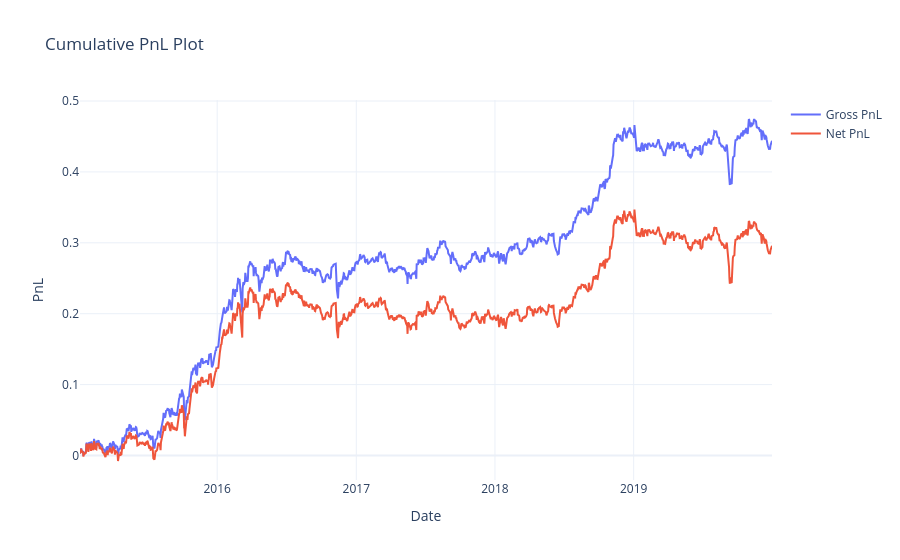

The code cell stored with this chart in its notebook:
### Code cell
# 1. Get flat predictions from your trained XGBoost model
print("Generating ML Predictions...")
val_preds = xgb_model.predict(X_val)

# 2. Reshape flat predictions back into a (Dates x Stocks) DataFrame
preds_series = pd.Series(val_preds, index=X_val.index)
predictions_df = preds_series.unstack(level=1)

# Ensure columns perfectly match the 1 to 2167 universe structure
predictions_df = predictions_df.reindex(columns=universe.columns).fillna(0.5)

# ==========================================================
# 3. CONVERT ML PREDICTIONS TO KAGGLE-COMPLIANT PORTFOLIO
# ==========================================================
def format_ml_portfolio(preds_df, universe_df):
    print("Formatting predictions to match utils.py constraints...")
    tradable_mask = universe_df.replace(0, np.nan)
    
    # Cross-sectional rank of the ML predictions
    ml_ranks = (preds_df * tradable_mask).rank(axis=1, pct=True, method='first')
    
    # SHIFT FORWARD 1 DAY (The Time Machine Fix)
    shifted_ranks = ml_ranks.shift(1)
    
    # Re-rank to ensure we are only looking at today's tradable stocks
    final_ranks = (shifted_ranks * tradable_mask).rank(axis=1, pct=True, method='first')
    
    final_weights = pd.DataFrame(0.0, index=universe_df.index, columns=universe_df.columns)

    # Select Top 5% to Long, Bottom 5% to Short
    long_mask = (final_ranks > 0.95)
    short_mask = (final_ranks < 0.05)

    final_weights[long_mask] = 1.0
    final_weights[short_mask] = -1.0 

    def apply_strict_scaling(row):
        p, n = row[row > 0], row[row < 0]
        
        # utils.py Max Weight Limit Safety:
        # If we have less than 6 stocks, equal weight would breach 10% (0.1) max weight limit.
        if len(p) < 6 or len(n) < 6: 
            return row * 0.0
            
        # perfectly divide 0.5 among selected longs and shorts
        # Absolute sum will be exactly 1.0, passing utils.py Unit Capital check
        row[row > 0] = 0.5 / len(p)
        row[row < 0] = -0.5 / len(n)
        return row

    portfolio = final_weights.apply(apply_strict_scaling, axis=1).fillna(0)
    return portfolio * universe_df

# Generate the final valid weights
ml_portfolio = format_ml_portfolio(predictions_df, universe)

# ==========================================================
# 4. RUN THE UTILS.PY BACKTESTER
# ==========================================================
test_start = "2015-01-01"
test_end   = "2019-12-31"

# Slice the portfolio to the validation period
portfolio_slice = ml_portfolio.loc[test_start : test_end]

# Filter out empty days where the ML model didn't find enough trades
valid_days_mask = portfolio_slice.abs().sum(axis=1) > 0.9
portfolio_final = portfolio_slice[valid_days_mask]

# Align returns and universe
returns_final   = returns.loc[portfolio_final.index]
universe_final  = universe.loc[portfolio_final.index]

print(f"\nBacktesting ML Model on {len(portfolio_final)} valid trading days...")

# Execute the exact backtest from your utils file
if len(portfolio_final) > 0:
    sr, pnl = backtest_portfolio(
        portfolio_final, 
        returns_final, 
        universe_final, 
        plot_=True,   # Will show the Plotly chart
        print_=True   # Will print Gross, Net, and Turnover
    )
    print(f"\nFinal ML Strategy Sharpe Ratio: {sr:.4f}")
else:
    print("Error: No valid trades found.")

### Figure 1 — Plotly figure (JSON) as saved in the notebook; plotly's stock layout.template omitted (floating-point values rounded to 4 significant figures; data arrays with more than 128 entries replaced by an {"elided": "..."} marker saying what was removed)
{"data": [{"mode": "lines", "name": "Gross PnL", "type": "scatter", "x": {"elided": "1257 str values"}, "y": {"elided": "1257 float values"}}, {"mode": "lines", "name": "Net PnL", "type": "scatter", "x": {"elided": "1257 str values"}, "y": {"elided": "1257 float values"}}], "layout": {"showlegend": true, "title": {"text": "Cumulative PnL Plot"}, "xaxis": {"title": {"text": "Date"}}, "yaxis": {"title": {"text": "PnL"}}}}
